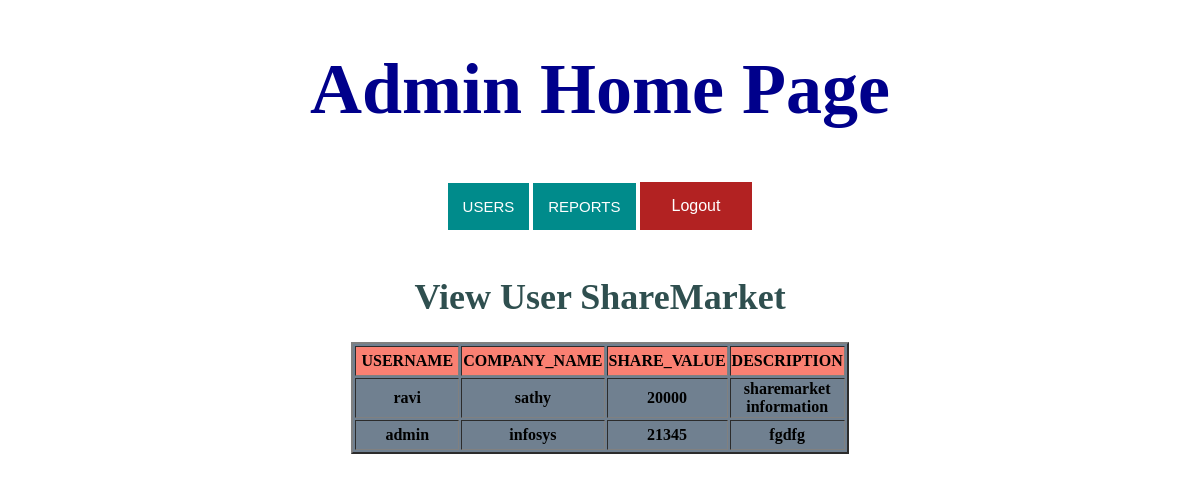
Page /viewusersharemarket/ on the committed database.
### cewn/models.py (models this page shows)
class ShareMarket(models.Model):
    username = models.CharField(max_length=30)
    company_name = models.CharField(max_length=50)
    share_value = models.IntegerField()
    description = models.TextField()

### templates/Adminview/viewusersharemarket.html (shortened to what this page needs)
<!DOCTYPE html>
<html lang="en">
<head>
</head>
<body>
{% include "Adminview/admin_menu.html" %}<br>
<h1 style="font-size:3vw"; align="center" ><font color="#2f4f4f">View  User ShareMarket</font></h1>
{% if object_list %}
<table align="center" border="2" bgcolor="#708090">
    <tr bgcolor="#fa8072" height="30">
        <th width="100">USERNAME</th>
        <th width="100">COMPANY_NAME</th>
        <th width="100">SHARE_VALUE</th>
        <th width="100">DESCRIPTION</th>
    </tr>
    {% for x in object_list %}
        <tr height="30">
        <th width="100">{{ x.username}}</th>
        <th width="100">{{ x.company_name}}</th>
        <th width="100">{{ x.share_value}}</th>
        <th width="100">{{ x.description}}</th>
        </tr>
    {% endfor %}
</table>
{% else %}
<h2 align="center"><font color="#6a5acd"> No Information Available</font></h2>
{% endif %}
</body>
</html>

### rows in the picture
ShareMarket: username "ravi", company_name "sathy", share_value "20000", description "sharemarket information"
ShareMarket: username "admin", company_name "infosys", share_value "21345", description "fgdfg"
